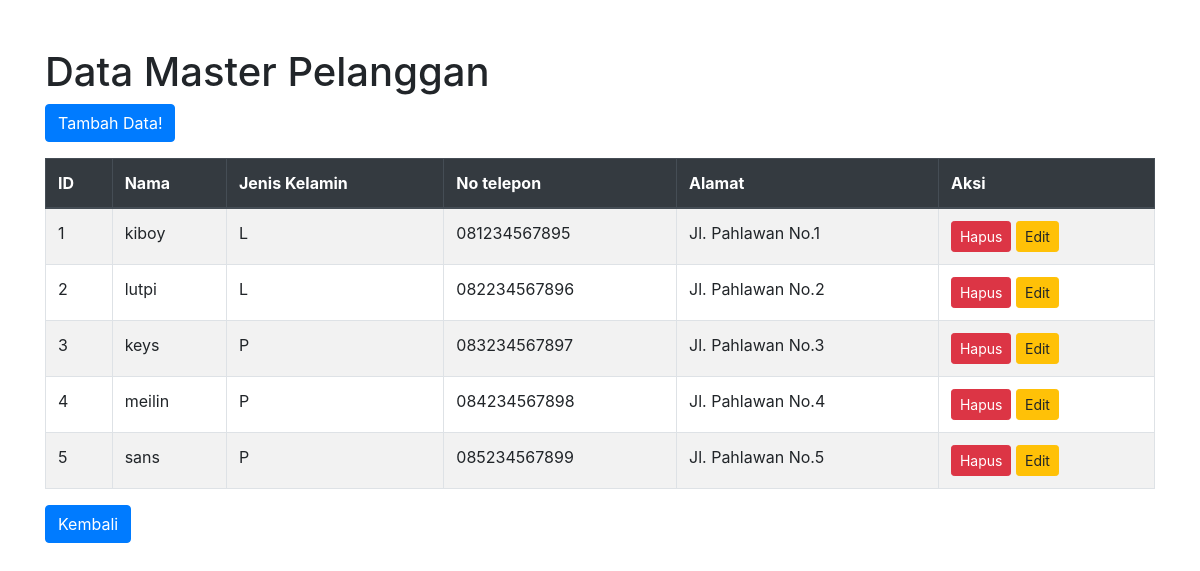
The app's page /pelanggan/index.php (signed in), older data.
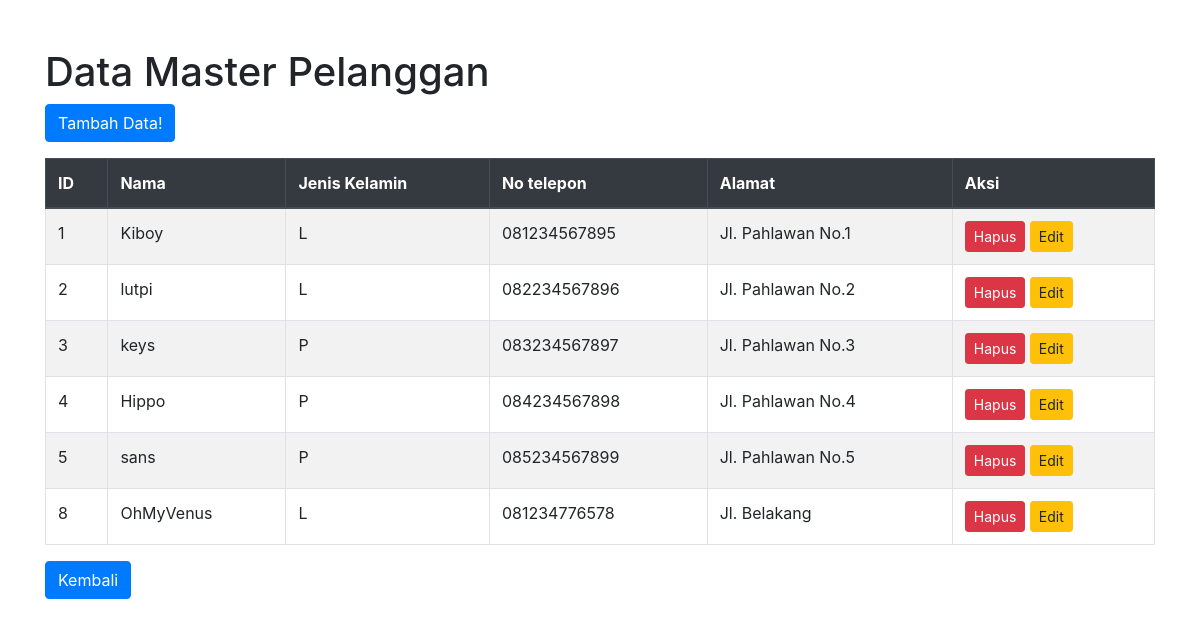
The same page, newer data.
### tables this page shows
CREATE TABLE `pelanggan` (
  `id` int NOT NULL,
  `nama` varchar(100) NOT NULL,
  `jenis_kelamin` enum('L','P') NOT NULL,
  `telp` varchar(12) NOT NULL,
  `alamat` text NOT NULL
);

### function.php (called while the page is built, shortened)
<?php
$conn = mysqli_connect("localhost", "root", "", "store");
function query($tes){
    global $conn;
    $result = mysqli_query($conn, $tes);
    $rows = [];
    while($row = mysqli_fetch_assoc($result)){
        $rows[] = $row;
    }
    return $rows;
}
?>

### pelanggan/index.php (the view, shortened to what this page needs)
<?php
include "../function.php";
$result = query("SELECT * FROM pelanggan");
?>
<!DOCTYPE html>
<html lang="en">
<head>
    <link rel="stylesheet" href="https://stackpath.bootstrapcdn.com/bootstrap/4.5.2/css/bootstrap.min.css">
</head>
<body>
    <div class="container my-5">
        <h1>Data Master Pelanggan</h1>
        <div class="text-left mb-3">
            <a href="tambah_pelanggan.php" class="btn btn-primary">Tambah Data!</a>
        </div>
        <table class="table table-striped table-bordered">
            <thead class="thead-dark">
                <tr>
                    <th>ID</th>
                    <th>Nama</th>
                    <th>Jenis Kelamin</th>
                    <th>No telepon</th>
                    <th>Alamat</th>
                    <th>Aksi</th>
                </tr>
            </thead>
            <tbody>
                <?php foreach($result as $row) : ?>
                <tr>
                    <td><?= $row["id"] ?></td>
                    <td><?= $row["nama"] ?></td>
                    <td><?= $row["jenis_kelamin"] ?></td>
                    <td><?= $row["telp"] ?></td>
                    <td><?= $row["alamat"] ?></td>
                    <td>
                        <a href="hapus_pelanggan.php?id=<?php echo $row["id"] ?>" class="btn btn-danger btn-sm" onclick="return confirm('Anda yakin ingin menghapus supplier ini?')">Hapus</a>
                        <a href="edit_pelanggan.php?id=<?php echo $row["id"] ?>" class="btn btn-warning btn-sm">Edit</a>
                    </td>
                </tr>
                <?php endforeach; ?>
            </tbody>
        </table>
        <div class="text-left mb-3">
            <a href="../index.php" class="btn btn-primary">Kembali</a>
        </div>
    </div>
</body>
</html>

Row changes from the older to the newer data that the page shows:
changed pelanggan "Jl. Pahlawan No.1": nama "kiboy" → "Kiboy"
changed pelanggan "Jl. Pahlawan No.4": nama "meilin" → "Hippo"
added pelanggan: id "8", nama "OhMyVenus", jenis_kelamin "L", telp "081234776578", alamat "Jl. Belakang"
